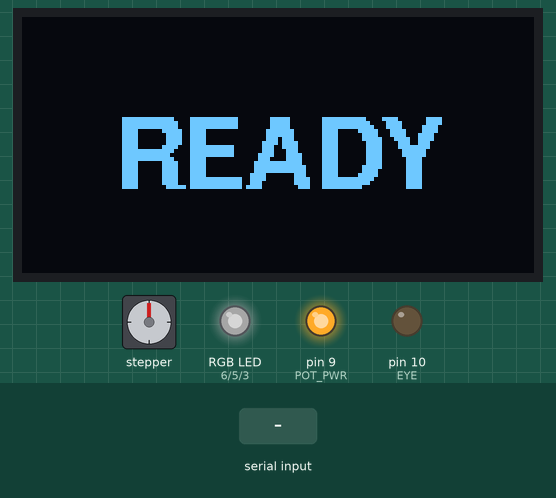
The sketch below on a simulated Arduino Uno, built with avr-gcc and run on an emulated ATmega328P. Shown: 128×64 one-colour display, stepper motor, an RGB LED mixed from three pins (HIGH = lit), output pins drawn as LEDs (lit = HIGH). Dashed ring = blinking. Inputs (shaded band) come from the test bench. Dim RGB values are drawn brighter than linear; stepper angles assume 2048 steps per turn; what the sketch prints to the serial monitor is not drawn.

Above: at 1.2 s.
1.3 s: "a" received over Serial
At 1.48 s:
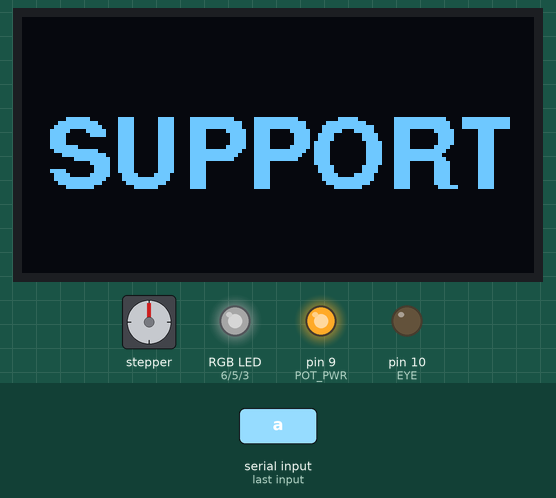
At 3.97 s:
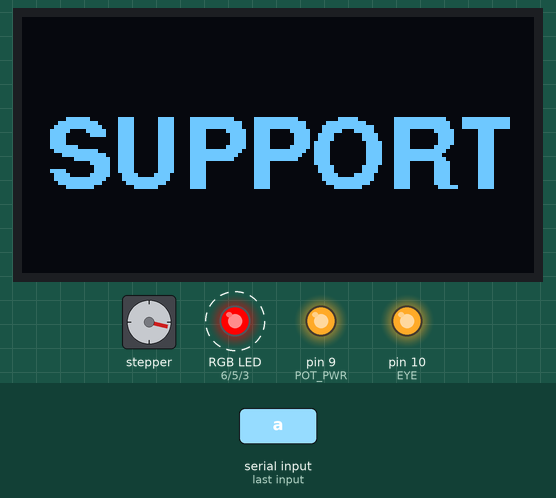
6.5 s: "r" received over Serial
At 8.02 s:
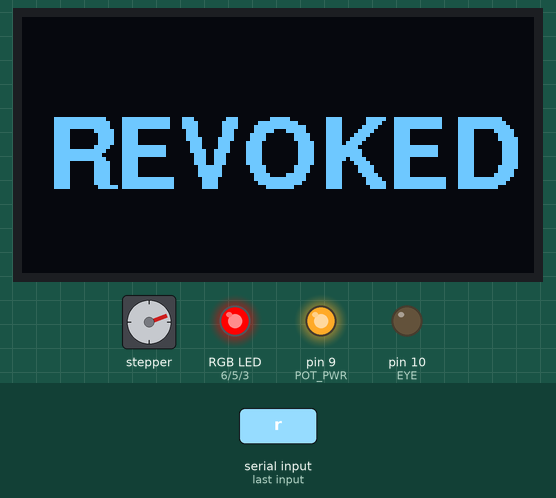
Timing chart, 0 to 10.4 s (numbered marks = the images above; inputs shaded):
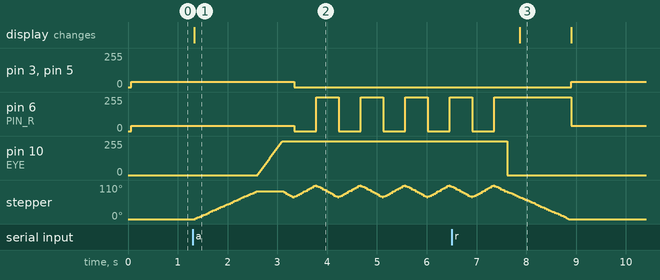

Measured:
- after the input at 1.3 s, pin 3 (PIN_B), pin 5 (PIN_G): 40/255 → 0/255 after 2.0 s
- after the input at 6.5 s, pin 3 (PIN_B), pin 5 (PIN_G): 0/255 → 40/255 after 2.4 s; pin 10 (EYE): 255/255 → 0/255 after 1.1 s

The sketch:

standalone.ino
```cpp
// Standalone duck: runs only on the STM32, no Linux app needed.
// USB serial: 'a' = anger sequence, 'r' = reset, 'h' = help.
#include <Wire.h>
#include <Stepper.h>
#include <Adafruit_GFX.h>
#include <Adafruit_SSD1306.h>
#include <Fonts/FreeSansBold12pt7b.h>

#define PIN_B 3
#define PIN_G 5
#define PIN_R 6
#define POT_PWR 9
#define EYE 10
#define STEPS_PER_REV 2048

Adafruit_SSD1306 oled(128, 64, &Wire, -1);
Stepper pan(STEPS_PER_REV, 2, 7, 4, 8);  // IN1, IN3, IN2, IN4

bool angry = false;
int angle = 0;  // 0 faces the laptop, 90 faces the user

void rgb(int R, int G, int B) { analogWrite(PIN_R, R); analogWrite(PIN_G, G); analogWrite(PIN_B, B); }
void setEyes(int v) { analogWrite(EYE, constrain(v, 0, 255)); }
void releaseCoils() { digitalWrite(2, LOW); digitalWrite(4, LOW); digitalWrite(7, LOW); digitalWrite(8, LOW); }

void moveTo(int deg, int rpm) {
  deg = constrain(deg, 0, 120);
  pan.setSpeed(min(rpm, 15));  // >15 RPM skips steps on a 28BYJ-48
  long steps = (long)(deg - angle) * STEPS_PER_REV / 360;
  if (steps != 0) pan.step(steps);
  angle = deg;
  releaseCoils();
}

// ---- one-line OLED: one word at a time, cycling ----
const int MAX_WORDS = 8;
const unsigned long WORD_MS = 1000;
String words[MAX_WORDS];
int wordCount = 0, wordIdx = 0;
unsigned long lastWord = 0;

void drawWord() {
  oled.clearDisplay();
  oled.setFont(&FreeSansBold12pt7b);
  oled.setTextColor(SSD1306_WHITE);
  int16_t x1, y1; uint16_t w, h;
  oled.getTextBounds(words[wordIdx].c_str(), 0, 0, &x1, &y1, &w, &h);
  oled.setCursor((128 - (int)w) / 2, 42);
  oled.print(words[wordIdx]);
  oled.setFont();
  oled.display();
}

void showText(String t) {
  wordCount = 0;
  t.trim();
  int start = 0;
  while (start < (int)t.length() && wordCount < MAX_WORDS) {
    int sp = t.indexOf(' ', start);
    if (sp < 0) sp = t.length();
    if (sp > start) words[wordCount++] = t.substring(start, sp);
    start = sp + 1;
  }
  if (wordCount == 0) { words[0] = "READY"; wordCount = 1; }
  wordIdx = 0;
  lastWord = millis();
  drawWord();
}

void cycleWords() {
  if (wordCount <= 1 || millis() - lastWord < WORD_MS) return;
  lastWord = millis();
  wordIdx = (wordIdx + 1) % wordCount;
  drawWord();
}

void anger() {
  angry = true;
  showText("SUPPORT REVOKED");
  moveTo(90, 12);
  for (int v = 0; v <= 255; v += 5) { setEyes(v); delay(10); }  // ~500 ms ramp
  for (int i = 0; i < 5; i++) {  // sword shake, LED flips off/red on each swing
    moveTo(70, 15); rgb(0, 0, 0);
    moveTo(110, 15); rgb(255, 0, 0);
  }
  moveTo(90, 15);
  setEyes(255);
}

void reset() {
  angry = false;
  setEyes(0);
  moveTo(0, 12);
  showText("READY");
}

void setup() {
  pinMode(PIN_R, OUTPUT); pinMode(PIN_G, OUTPUT); pinMode(PIN_B, OUTPUT);
  pinMode(EYE, OUTPUT);
  pinMode(POT_PWR, OUTPUT); digitalWrite(POT_PWR, HIGH);
  Serial.begin(115200);
  Wire.begin();
  oled.begin(SSD1306_SWITCHCAPVCC, 0x3C) || oled.begin(SSD1306_SWITCHCAPVCC, 0x3D);
  showText("READY");
  rgb(40, 40, 40);
  releaseCoils();
  Serial.println("duck standalone ready: a = anger, r = reset");
}

void loop() {
  if (Serial.available()) {
    char c = Serial.read();
    if (c == 'a') { Serial.println("ANGER"); anger(); }
    else if (c == 'r') { Serial.println("reset"); reset(); }
    else if (c == 'h') Serial.println("a = anger, r = reset");
  }
  if (angry) { bool on = (millis() / 50) % 2; rgb(on ? 255 : 0, 0, 0); }  // fast red flash until reset
  else rgb(40, 40, 40);
  cycleWords();
}
```
